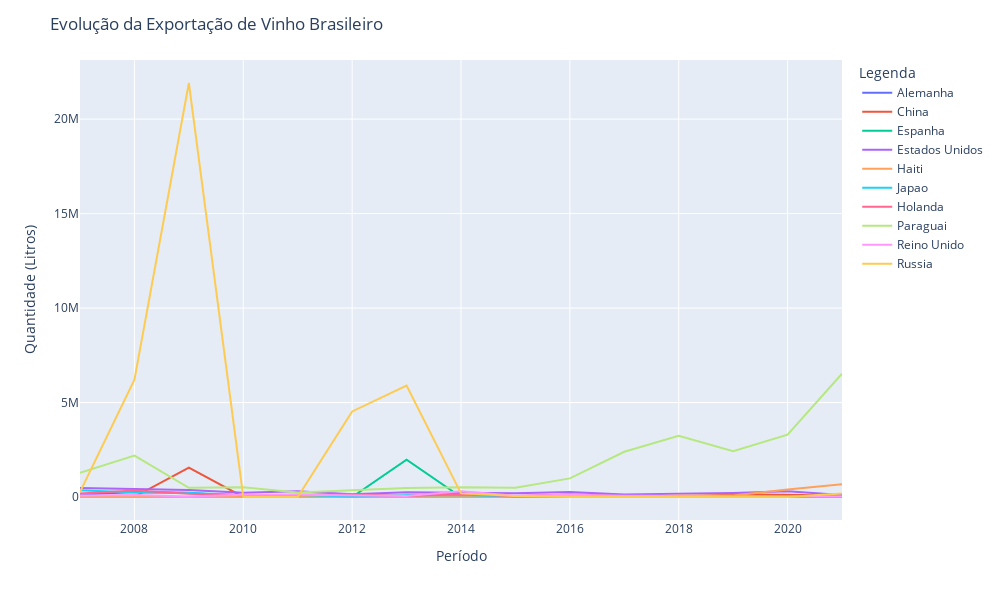

The cell this chart's notebook holds for it:
### Code cell
fig = px.line(
    data_frame = evolucao_top_10, 
    x = 'ano', 
    y = 'quantidade_exportacao',
    color = 'pais'
)

fig.update_layout(
    title = 'Evolução da Exportação de Vinho Brasileiro', 
    xaxis_title = 'Período', 
    yaxis_title = 'Quantidade (Litros)', 
    legend_title = 'Legenda',
    width = 1000, 
    height = 600
    )

fig.show()

### Figure 1 — Plotly figure (JSON) as saved in the notebook; plotly's stock layout.template omitted (floating-point values rounded to 4 significant figures)
{"data": [{"hovertemplate": "pais=Alemanha<br>ano=%{x}<br>quantidade_exportacao=%{y}<extra></extra>", "legendgroup": "Alemanha", "line": {"color": "#636efa", "dash": "solid"}, "marker": {"symbol": "circle"}, "mode": "lines", "name": "Alemanha", "orientation": "v", "showlegend": true, "type": "scatter", "x": [2007, 2008, 2009, 2010, 2011, 2012, 2013, 2014, 2015, 2016, 2017, 2018, 2019, 2020, 2021], "xaxis": "x", "y": [119512, 265742, 225086, 27715, 36070, 8189, 61699, 213348, 10680, 14012, 15467, 10794, 3660, 6261, 2698], "yaxis": "y"}, {"hovertemplate": "pais=China<br>ano=%{x}<br>quantidade_exportacao=%{y}<extra></extra>", "legendgroup": "China", "line": {"color": "#EF553B", "dash": "solid"}, "marker": {"symbol": "circle"}, "mode": "lines", "name": "China", "orientation": "v", "showlegend": true, "type": "scatter", "x": [2007, 2008, 2009, 2010, 2011, 2012, 2013, 2014, 2015, 2016, 2017, 2018, 2019, 2020, 2021], "xaxis": "x", "y": [7638, 8689, 1553416, 795, 54156, 87905, 40929, 64040, 47609, 134106, 67594, 30835, 129852, 122253, 61884], "yaxis": "y"}, {"hovertemplate": "pais=Espanha<br>ano=%{x}<br>quantidade_exportacao=%{y}<extra></extra>", "legendgroup": "Espanha", "line": {"color": "#00cc96", "dash": "solid"}, "marker": {"symbol": "circle"}, "mode": "lines", "name": "Espanha", "orientation": "v", "showlegend": true, "type": "scatter", "x": [2007, 2008, 2009, 2010, 2011, 2012, 2013, 2014, 2015, 2016, 2017, 2018, 2019, 2020, 2021], "xaxis": "x", "y": [0, 2942, 2181, 0, 5206, 0, 1972980, 0, 0, 0, 0, 6123, 3540, 28, 0], "yaxis": "y"}, {"hovertemplate": "pais=Estados Unidos<br>ano=%{x}<br>quantidade_exportacao=%{y}<extra></extra>", "legendgroup": "Estados Unidos", "line": {"color": "#ab63fa", "dash": "solid"}, "marker": {"symbol": "circle"}, "mode": "lines", "name": "Estados Unidos", "orientation": "v", "showlegend": true, "type": "scatter", "x": [2007, 2008, 2009, 2010, 2011, 2012, 2013, 2014, 2015, 2016, 2017, 2018, 2019, 2020, 2021], "xaxis": "x", "y": [479269, 443895, 372319, 228968, 306787, 146585, 245368, 222267, 195896, 258072, 132688, 169109, 209765, 300178, 111085], "yaxis": "y"}, {"hovertemplate": "pais=Haiti<br>ano=%{x}<br>quantidade_exportacao=%{y}<extra></extra>", "legendgroup": "Haiti", "line": {"color": "#FFA15A", "dash": "solid"}, "marker": {"symbol": "circle"}, "mode": "lines", "name": "Haiti", "orientation": "v", "showlegend": true, "type": "scatter", "x": [2007, 2008, 2009, 2010, 2011, 2012, 2013, 2014, 2015, 2016, 2017, 2018, 2019, 2020, 2021], "xaxis": "x", "y": [0, 20, 4500, 2700, 0, 0, 0, 0, 0, 0, 0, 79500, 81873, 399128, 670379], "yaxis": "y"}, {"hovertemplate": "pais=Japao<br>ano=%{x}<br>quantidade_exportacao=%{y}<extra></extra>", "legendgroup": "Japao", "line": {"color": "#19d3f3", "dash": "solid"}, "marker": {"symbol": "circle"}, "mode": "lines", "name": "Japao", "orientation": "v", "showlegend": true, "type": "scatter", "x": [2007, 2008, 2009, 2010, 2011, 2012, 2013, 2014, 2015, 2016, 2017, 2018, 2019, 2020, 2021], "xaxis": "x", "y": [357943, 232293, 217974, 112178, 100835, 29281, 91988, 106426, 31597, 34341, 33909, 36992, 40621, 36442, 39491], "yaxis": "y"}, {"hovertemplate": "pais=Holanda<br>ano=%{x}<br>quantidade_exportacao=%{y}<extra></extra>", "legendgroup": "Holanda", "line": {"color": "#FF6692", "dash": "solid"}, "marker": {"symbol": "circle"}, "mode": "lines", "name": "Holanda", "orientation": "v", "showlegend": true, "type": "scatter", "x": [2007, 2008, 2009, 2010, 2011, 2012, 2013, 2014, 2015, 2016, 2017, 2018, 2019, 2020, 2021], "xaxis": "x", "y": [181046, 340412, 171654, 87368, 125414, 134879, 57792, 165289, 44987, 42953, 0, 9451, 44882, 248, 3791], "yaxis": "y"}, {"hovertemplate": "pais=Paraguai<br>ano=%{x}<br>quantidade_exportacao=%{y}<extra></extra>", "legendgroup": "Paraguai", "line": {"color": "#B6E880", "dash": "solid"}, "marker": {"symbol": "circle"}, "mode": "lines", "name": "Paraguai", "orientation": "v", "showlegend": true, "type": "scatter", "x": [2007, 2008, 2009, 2010, 2011, 2012, 2013, 2014, 2015, 2016, 2017, 2018, 2019, 2020, 2021], "xaxis": "x", "y": [1285459, 2191901, 486927, 510989, 240168, 354824, 481564, 521847, 495428, 985739, 2393468, 3234168, 2419537, 3299013, 6522527], "yaxis": "y"}, {"hovertemplate": "pais=Reino Unido<br>ano=%{x}<br>quantidade_exportacao=%{y}<extra></extra>", "legendgroup": "Reino Unido", "line": {"color": "#FF97FF", "dash": "solid"}, "marker": {"symbol": "circle"}, "mode": "lines", "name": "Reino Unido", "orientation": "v", "showlegend": true, "type": "scatter", "x": [2007, 2008, 2009, 2010, 2011, 2012, 2013, 2014, 2015, 2016, 2017, 2018, 2019, 2020, 2021], "xaxis": "x", "y": [84613, 100097, 30092, 123624, 122629, 82937, 59161, 305807, 68382, 117044, 60711, 67708, 34295, 22913, 25316], "yaxis": "y"}, {"hovertemplate": "pais=Russia<br>ano=%{x}<br>quantidade_exportacao=%{y}<extra></extra>", "legendgroup": "Russia", "line": {"color": "#FECB52", "dash": "solid"}, "marker": {"symbol": "circle"}, "mode": "lines", "name": "Russia", "orientation": "v", "showlegend": true, "type": "scatter", "x": [2007, 2008, 2009, 2010, 2011, 2012, 2013, 2014, 2015, 2016, 2017, 2018, 2019, 2020, 2021], "xaxis": "x", "y": [266400, 6207658, 21912914, 0, 0, 4528176, 5893291, 190656, 47664, 0, 0, 0, 0, 1463, 181931], "yaxis": "y"}], "layout": {"height": 600, "legend": {"title": {"text": "Legenda"}, "tracegroupgap": 0}, "margin": {"t": 60}, "title": {"text": "Evolução da Exportação de Vinho Brasileiro"}, "width": 1000, "xaxis": {"anchor": "y", "domain": [0, 1], "title": {"text": "Período"}}, "yaxis": {"anchor": "x", "domain": [0, 1], "title": {"text": "Quantidade (Litros)"}}}}
